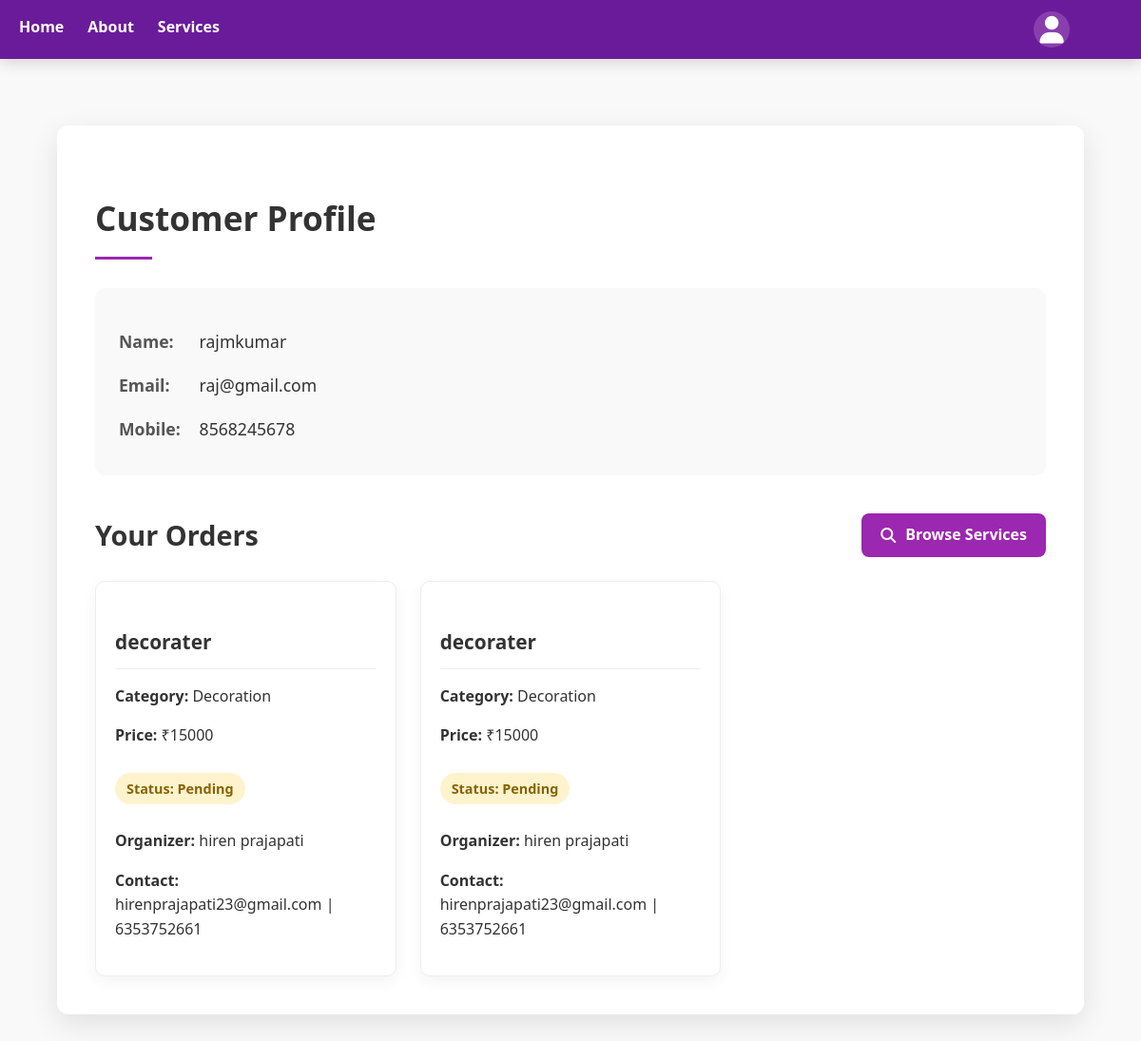
Before: /profile/customer (signed in) with the older database file.
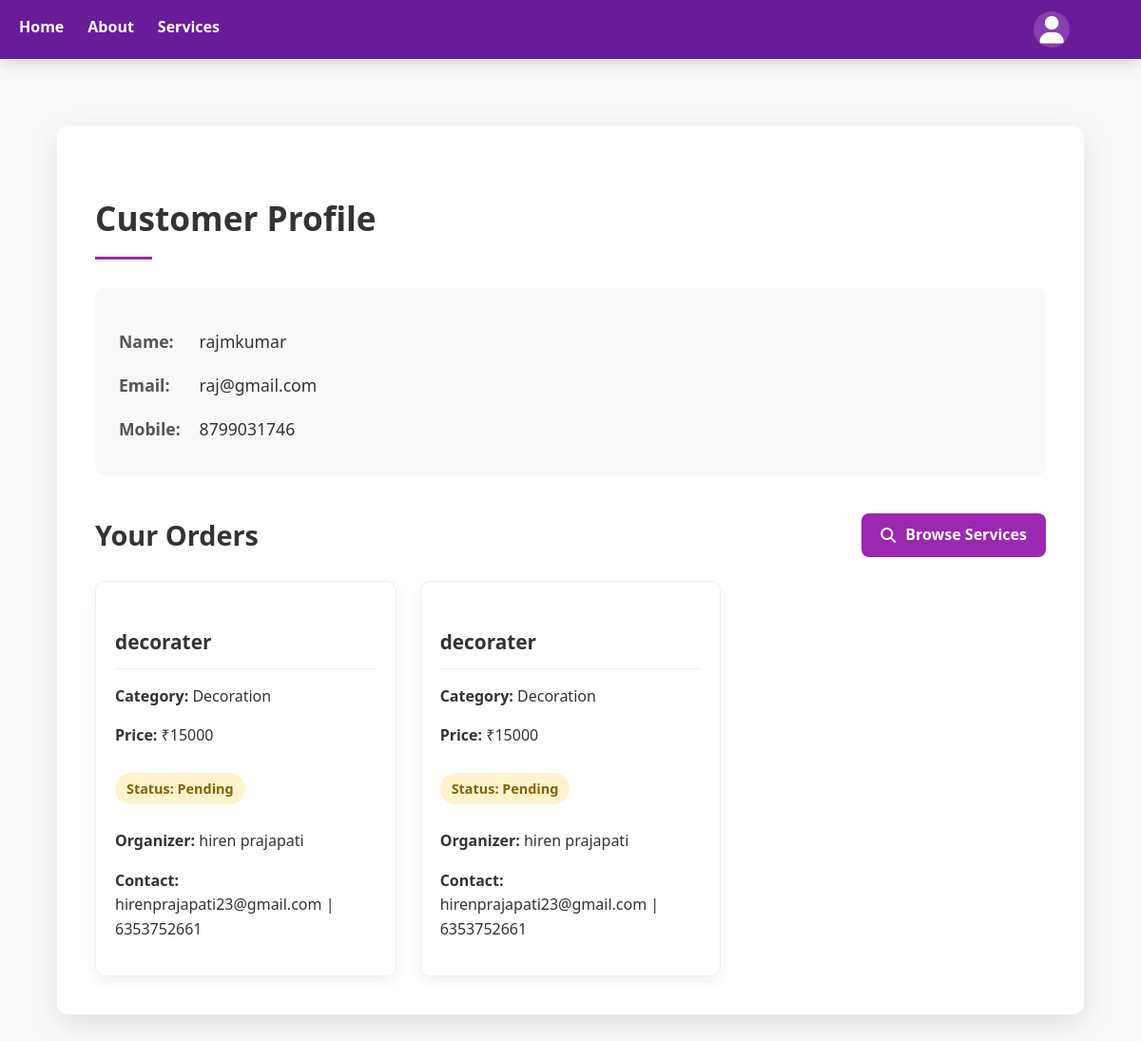
After: the same page with the newer database file.
### model.py (models this page shows)
class User(db.Model):
    id = db.Column(db.Integer, primary_key=True)
    role = db.Column(db.String(10))  # customer or organizer
    name = db.Column(db.String(100))
    email = db.Column(db.String(100), unique=True)
    mobile = db.Column(db.String(15))  # New field
    password = db.Column(db.String(200))

### app.py (the view)
@app.route('/profile/customer')
def profile_customer():
    if 'user_id' not in session or session['role'] != 'customer':
        return redirect(url_for('login'))
    user = User.query.get(session['user_id'])
    orders = Order.query.filter_by(customer_id=user.id).all()
    return render_template('profile_customer.html', user=user, orders=orders)

### templates/profile_customer.html (shortened to what this page needs)
{% extends "layout.html" %}
{% block content %}
<div class="profile-container">
    <h2 class="profile-heading">Customer Profile</h2>
    <div class="profile-info">
        <p><strong>Name:</strong> {{ user.name }}</p>
        <p><strong>Email:</strong> {{ user.email }}</p>
        <p><strong>Mobile:</strong> {{ user.mobile }}</p>
    </div>
    <div class="section-header">
        <h3 class="section-heading">Your Orders</h3>
        <a href="{{ url_for('services') }}" class="action-button"><i class="fas fa-search"></i> Browse Services</a>
    </div>
    {% if orders %}
    <div class="orders-list">
        {% for order in orders %}
        <div class="order-card">
            <h4 class="order-title">{{ order.service.title }}</h4>
            <p><strong>Category:</strong> {{ order.service.category }}</p>
            <p><strong>Price:</strong> ₹{{ order.service.price }}</p>
            <p class="order-status {{ order.status.lower() }}"><strong>Status:</strong> {{ order.status }}</p>
            <p><strong>Organizer:</strong> {{ order.service.organizer.name }}</p>
            <p><strong>Contact:</strong> {{ order.service.organizer.email }} | {{ order.service.organizer.mobile }}</p>
        </div>
        {% endfor %}
    </div>
    {% else %}
    <p class="no-orders">No orders placed yet.</p>
    {% endif %}
</div>
{% endblock %}

Changed rows visible on the page:
changed User "rajmkumar": mobile "8568245678" → "8799031746"
